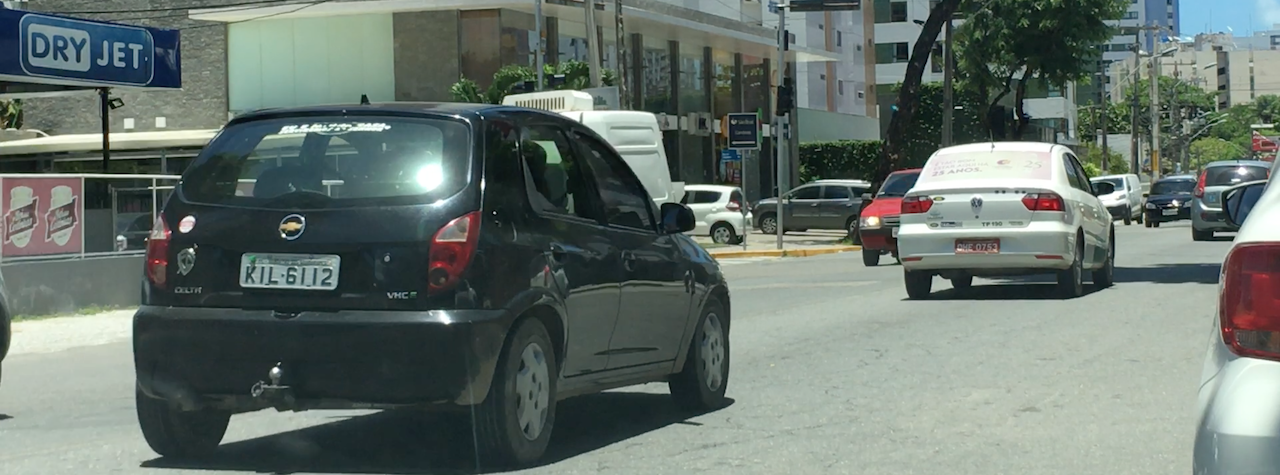
#> input picture base/c1.png, 1280 x 475 px; its folder holds only this picture in this run
$ python alpr.py
#> lines starting #> are read from the running program, lines starting #| are printed output that depends on the picture
import datetime as dt
import cv2 as cv
import numpy as np
from pathlib import Path
from matplotlib import pyplot as plt


class Alpr:
    def __init__(self, img_name):
        img = cv.imread('../base/'+img_name+'.png', 0)

        self.histogram(img, 'Original Image', 211)

        print('- Equalizing Histogram')
        equ = cv.equalizeHist(img)

        self.histogram(equ, 'Equalized Image', 212)

        plt.tight_layout(pad=0.4, w_pad=0.5, h_pad=1.0)
        plt.savefig('../bin/'+img_name+'-histograms.png')
        plt.close()

        print('- Getting Gradients')
        kernel = np.ones((3, 3), np.float32) / 9
        filtered = cv.filter2D(img, -1, kernel)
        laplacian = cv.Laplacian(filtered, cv.CV_64F, ksize=5)

        cv.imwrite('../bin/'+img_name+'-laplacian.png', laplacian)

        print('- Applying Threshold')
        gausian = cv.adaptiveThreshold(img, 255, cv.ADAPTIVE_THRESH_GAUSSIAN_C, cv.THRESH_BINARY, 11, 2)

        print('- Saving Image')
        cv.imwrite('../bin/'+img_name+'-gausian-threshold.png', gausian)

    @staticmethod
    def histogram(img, title, plot_num):
        hist = cv.calcHist([img], [0], None, [256], [0, 256])

        plt.subplot(plot_num)
        plt.plot(hist)
        plt.xlim([0, 256])
        plt.title(title)
        plt.xticks([0, 64, 192, 256])


if __name__ == '__main__':
    base = Path('../base')
    images = list(base.glob('**/*.png'))
    start_time = dt.datetime.utcnow()

    print('\t-- ALPR --')
    for i in images:
        file_name = i.parts[2]
        image_name = file_name.split('.png')[0]

        print('\n[ Processing '+file_name+' ] ')
        Alpr(image_name)
#> this loop made 1 pass
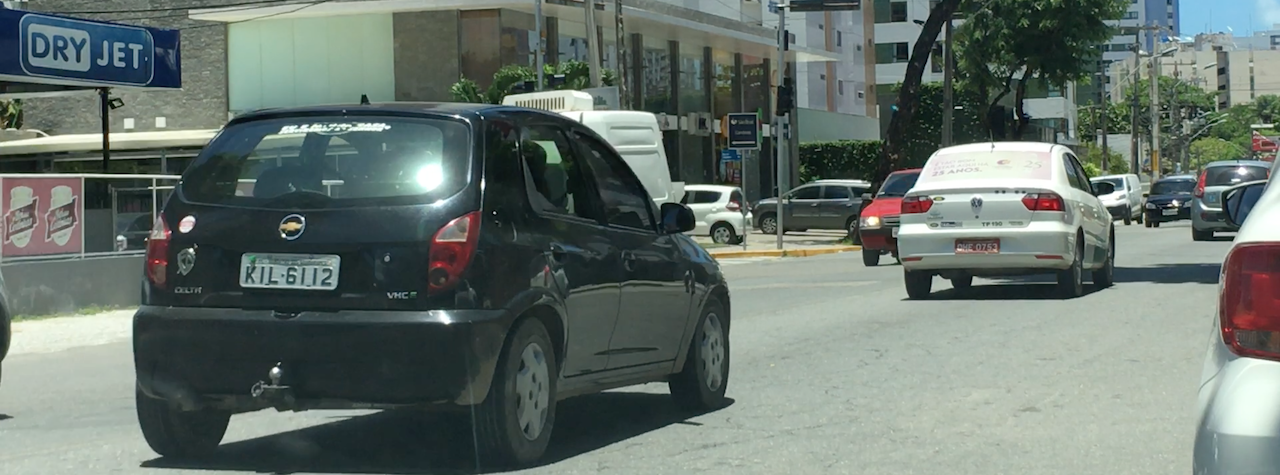
#> input picture base/c1.png, 1280 x 475 px
#> pass 1, in __init__, `img = cv.imread('../base/'+img_name+'.png', 0)`:
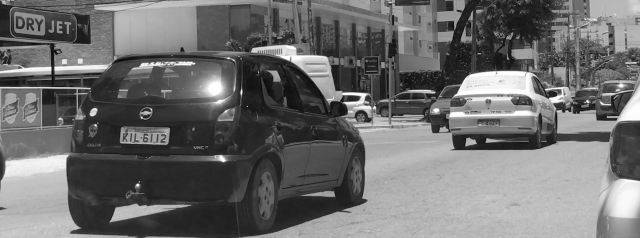
#> img: shape (475, 1280) (shown at 1/2 size); min 0, max 255, mean 109.4
#> pass 1, in __init__, `equ = cv.equalizeHist(img)`:
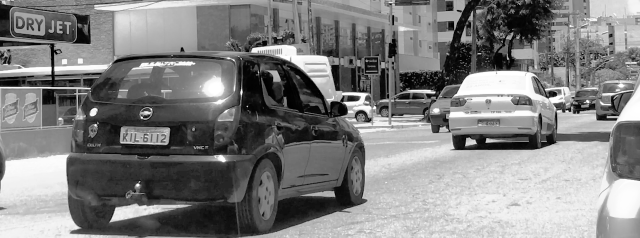
#> equ: shape (475, 1280) (shown at 1/2 size); min 0, max 255, mean 128.4
#> pass 1, in __init__, `plt.savefig('../bin/'+img_name+'-histograms.png')`:
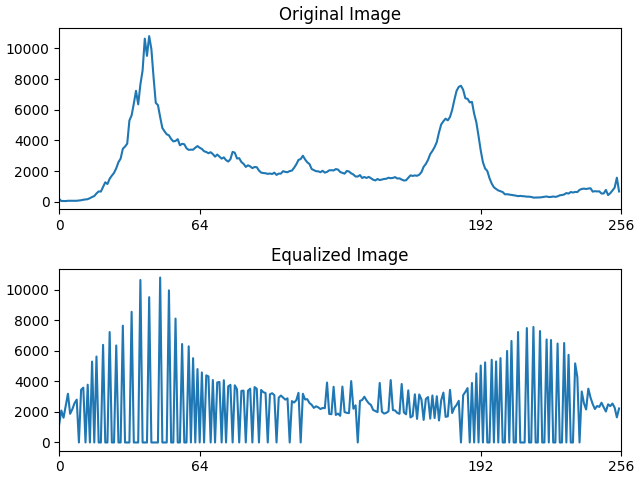
#> figure drawn by matplotlib, 2 panels; panel 1: curve peaks at x = 41, y = 10807; panel 2: curve peaks at x = 46, y = 10807
#> pass 1, in __init__, `laplacian = cv.Laplacian(filtered, cv.CV_64F, ksize=5)`:
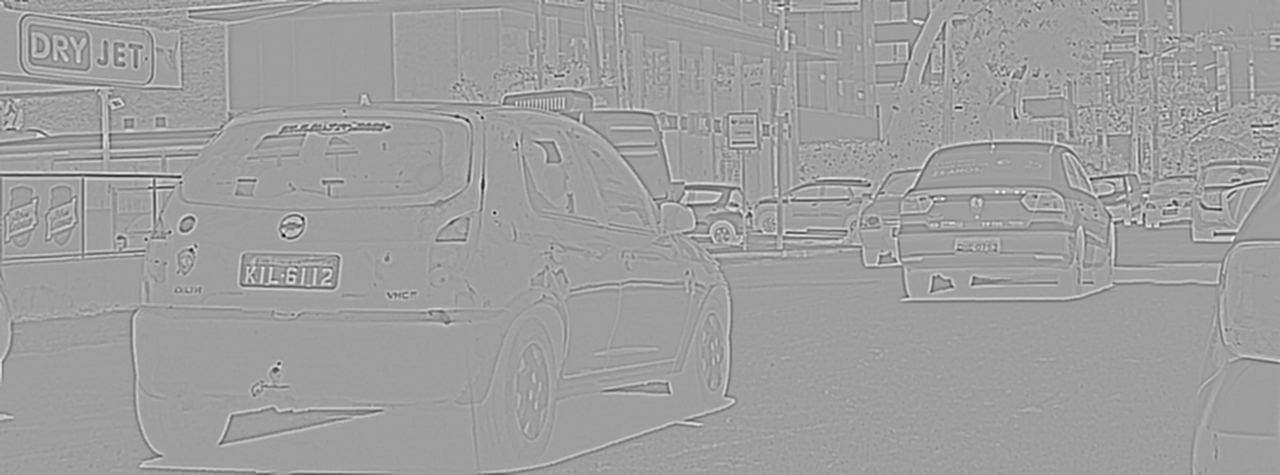
#> laplacian: shape (475, 1280) float64; min -4906, max 2978, mean -0.2; drawn with min black and max white

    end_time = dt.datetime.utcnow()
    total_time = (end_time - start_time).total_seconds()
    imageCount = len(images)

    print('\nStats:')
    print('- Images Processed: '+str(imageCount))
    print('- Time elapsed: '+str(total_time)+' seconds\n')

$ run again, on base/car-2.png
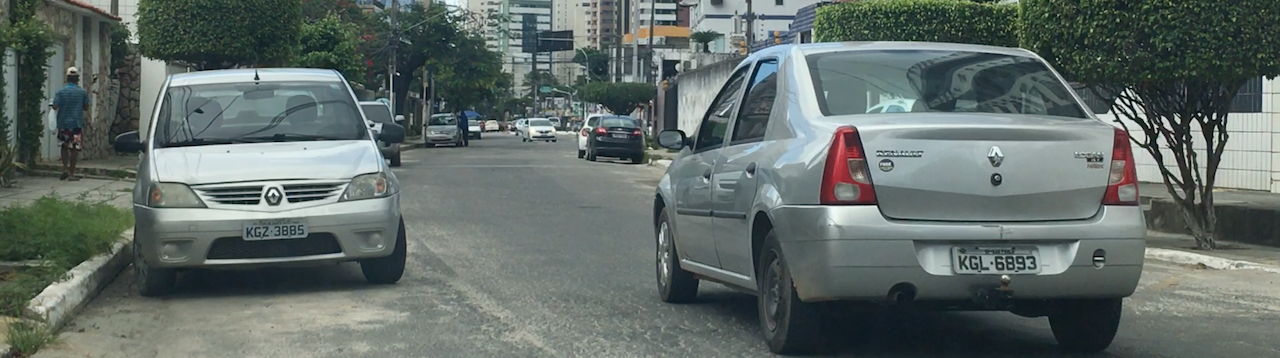
#> input picture base/car-2.png, 1280 x 358 px
#> the loop `for i in images:` made 1 pass
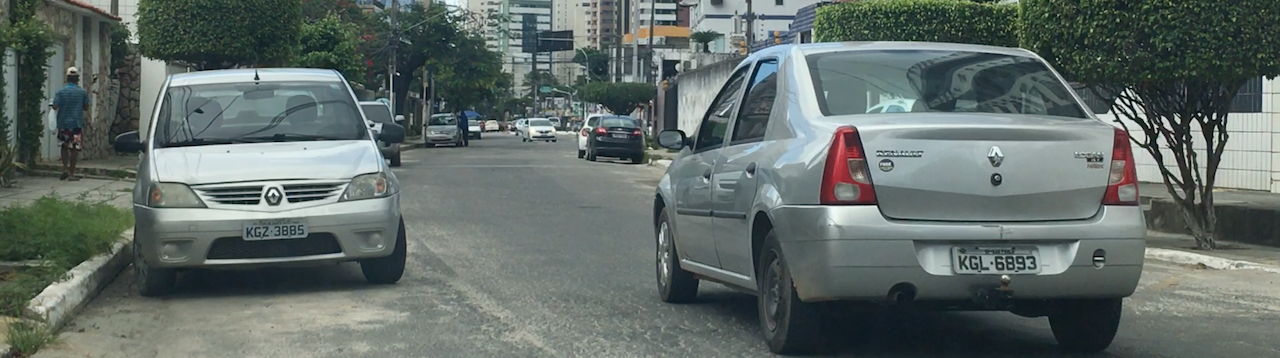
#> input picture base/car-2.png, 1280 x 358 px
#> pass 1, in __init__, `plt.savefig('../bin/'+img_name+'-histograms.png')`:
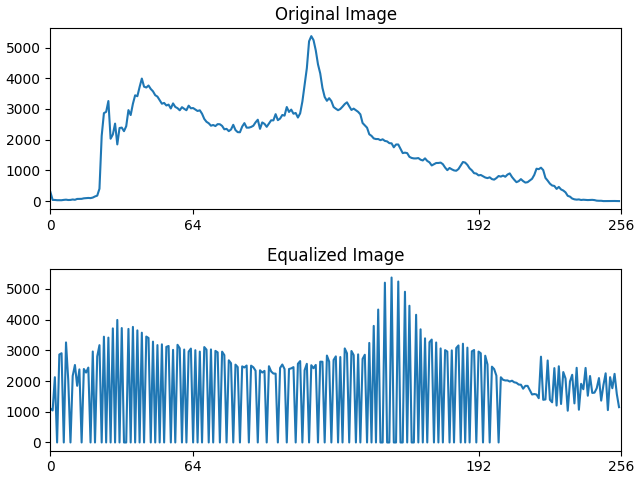
#> figure drawn by matplotlib, 2 panels; panel 1: curve peaks at x = 117, y = 5370; panel 2: curve peaks at x = 153, y = 5370
#> pass 1, in __init__, `laplacian = cv.Laplacian(filtered, cv.CV_64F, ksize=5)`:
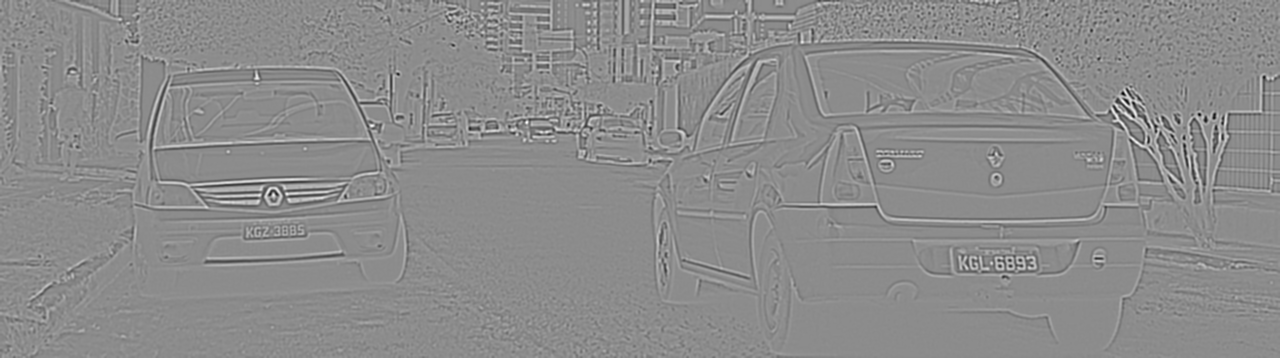
#> laplacian: shape (358, 1280) float64; min -4856, max 3984, mean -0.1; drawn with min black and max white
